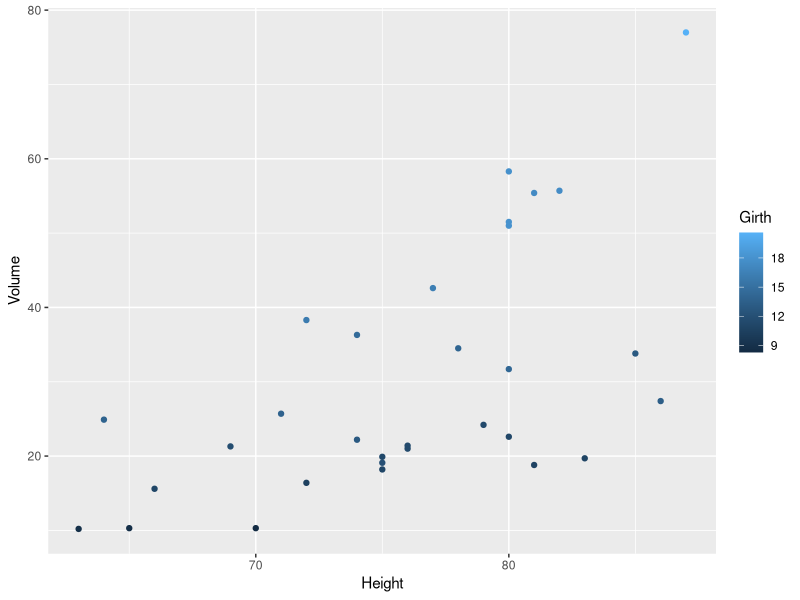
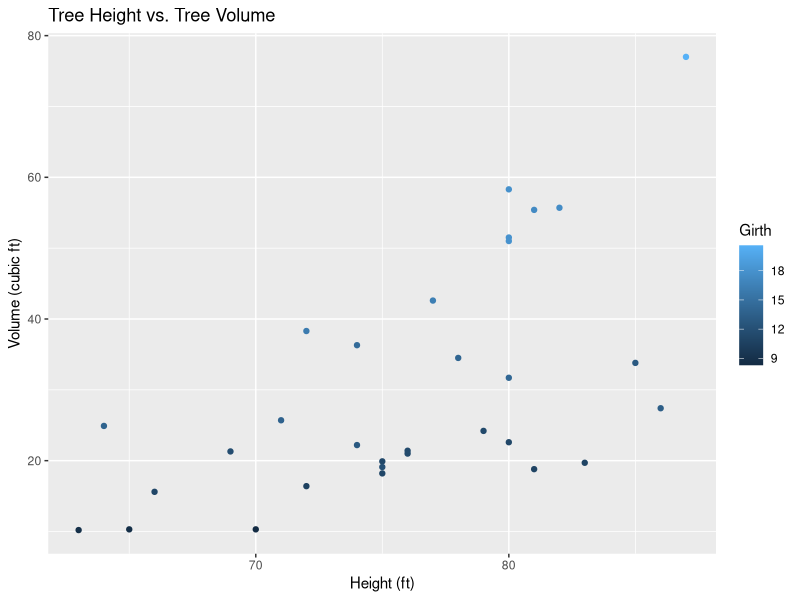
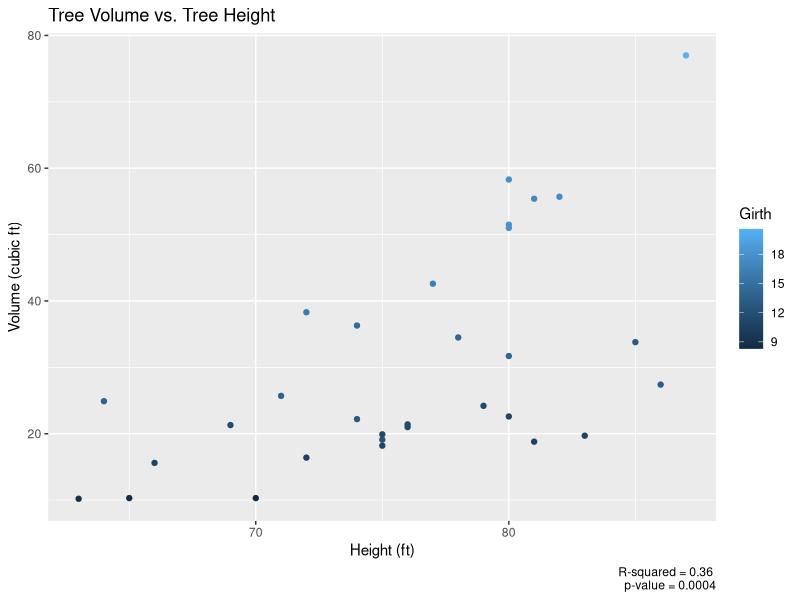
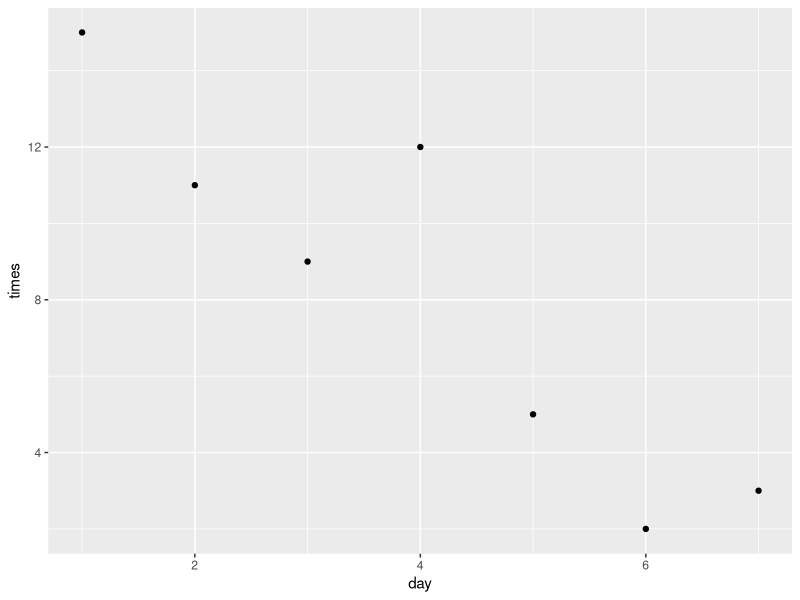
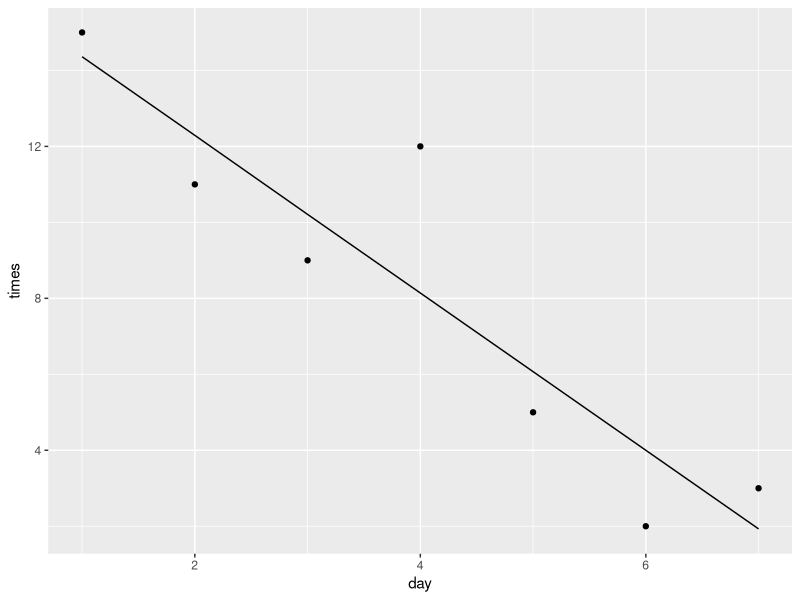
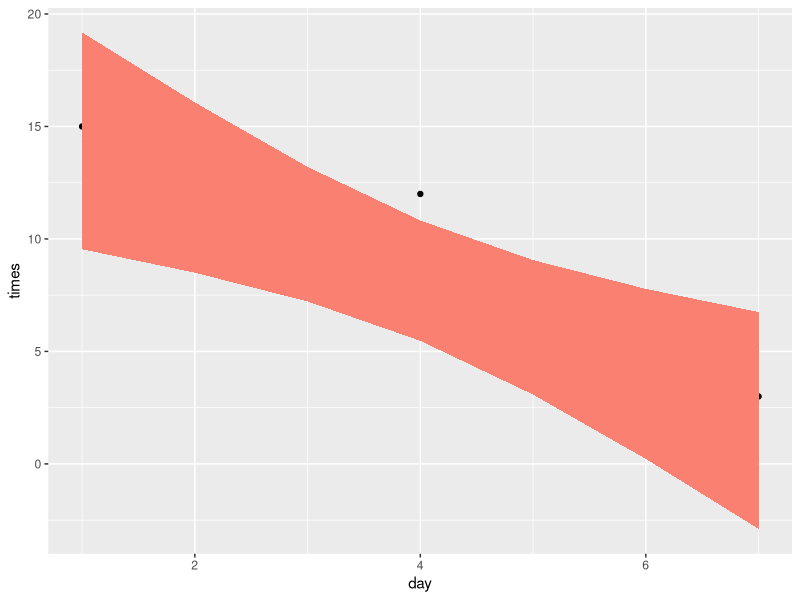
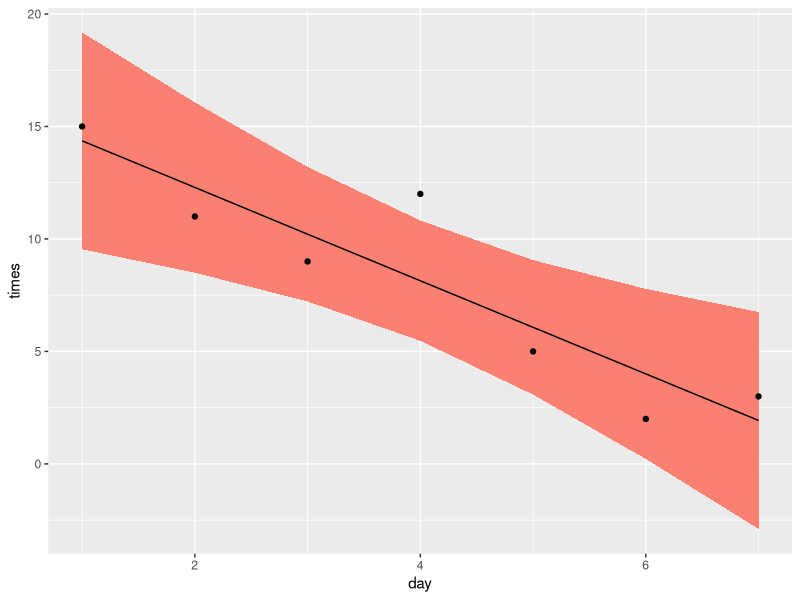
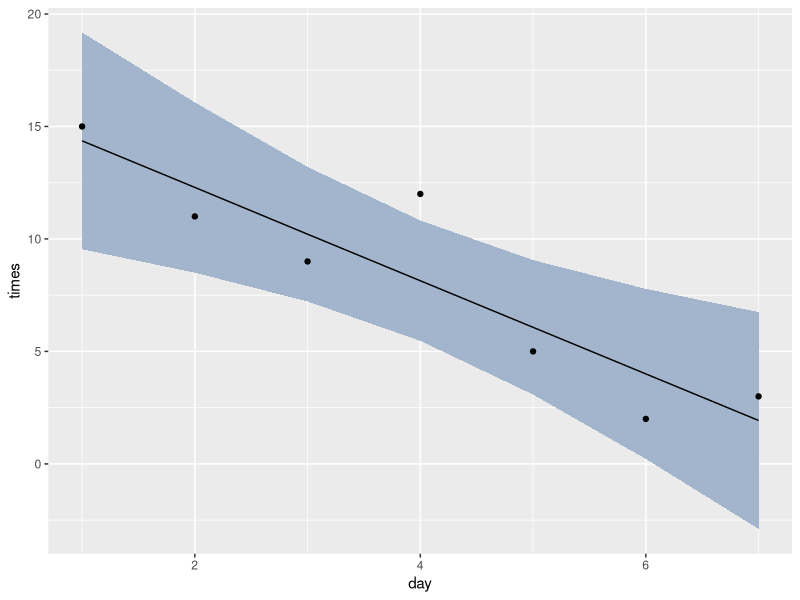

These charts were generated, in order, by the following R code:
## ---- chunk 1
knitr::opts_chunk$set(echo = TRUE)
library(ggplot2)
library(MASS)
library(tidyverse)
## ---- chunk 2
data(trees)
ggplot(data=trees,
     mapping=aes(x=Height, y=Volume, color=Girth))+
geom_point()
## ---- chunk 3
data(trees)
ggplot(data=trees,
     mapping=aes(x=Height, y=Volume, color=Girth))+
geom_point()+
  labs(x="Height (ft)", y="Volume (cubic ft)", title="Tree Height vs. Tree Volume")
## ---- chunk 4
ggplot(data=trees,
     mapping=aes(x=Height, y=Volume, color=Girth))+
geom_point()+
  labs(x="Height (ft)", y="Volume (cubic ft)", title="Tree Volume vs. Tree Height", caption="R-squared = 0.36 
       p-value = 0.0004")

## ---- chunk 5
Rosy <- data.frame(
  times = c(15, 11, 9, 12, 5, 2, 3),
  day   = 1:7,
  yhat  = c(14.36, 12.29, 10.21, 8.14, 6.07, 4.00,  1.93),
  lwr   = c( 9.54,  8.5,   7.22, 5.47, 3.08, 0.22, -2.89),
  upr   = c(19.18, 16.07, 13.2, 10.82, 9.06, 7.78,  6.75))
## ---- chunk 6
ggplot(data=Rosy,
     mapping=aes(x=day, y=times))+
geom_point()
## ---- chunk 7
ggplot(data=Rosy,
     mapping=aes(x=day, y=times))+
geom_point()+
  geom_line(aes(y=yhat))
## ---- chunk 8
ggplot(Rosy, aes(x=day)) +
  geom_point(aes(y=times)) +
  geom_line( aes(y=yhat)) +
  geom_ribbon( aes(ymin=lwr, ymax=upr), fill='salmon')
## ---- chunk 9
ggplot(Rosy, aes(x=day)) +
  geom_ribbon( aes(ymin=lwr, ymax=upr), fill='salmon')+
  geom_point(aes(y=times)) +
  geom_line( aes(y=yhat)) 
## ---- chunk 10
ggplot(Rosy, aes(x=day)) +
  geom_ribbon( aes(ymin=lwr, ymax=upr), fill='lightsteelblue3')+
  geom_point(aes(y=times)) +
  geom_line( aes(y=yhat)) 
## ---- chunk 11
ggplot(Rosy, aes(x=day)) +
  geom_ribbon( aes(ymin=lwr, ymax=upr), fill='lightsteelblue3')+
  geom_point(aes(y=times)) +
  geom_line( aes(y=yhat))+
  labs(x="Days Since Learning the Game", y="Number of Times Plaed per Day", title = "Ring around the Rosy")
## ---- chunk 12
data("birthwt")
## ---- chunk 13
library(tidyverse)
data('birthwt', package='MASS')
birthwt <- birthwt %>% mutate(
  race  = factor(race,  labels=c('White','Black','Other')),
  smoke = factor(smoke, labels=c('No Smoke', 'Smoke')))
## ---- chunk 14
ggplot(data=birthwt,
     mapping=aes(x=bwt))+
geom_histogram()
## ---- chunk 15
ggplot(data=birthwt,
     mapping=aes(x=bwt))+
geom_histogram()+
facet_grid( rows = vars(smoke))
## ---- chunk 16
ggplot(data=birthwt,
     mapping=aes(x=bwt))+
geom_histogram()+
facet_grid( smoke ~ race)
## ---- chunk 17
ggplot(data=birthwt,
     mapping=aes(x=bwt, y=..density..))+
geom_histogram()+
facet_grid( rows = vars(smoke))
## ---- chunk 18
ggplot(data=birthwt,
     mapping=aes(x=bwt, y=..density..))+
geom_histogram()+
facet_grid( rows = vars(smoke))+
  geom_density()
## ---- chunk 19
ggplot(data=birthwt,
     mapping=aes(x=bwt, y=..density..))+
geom_histogram(fill='cornsilk', color='grey60')+
facet_grid( rows = vars(smoke))+
  geom_density()
## ---- chunk 20
ggplot(data=birthwt,
     mapping=aes(x=bwt, y=..density..))+
  geom_density()+
geom_histogram(fill='cornsilk', color='grey60')+
facet_grid( rows = vars(smoke))
## ---- chunk 21
ggplot(data=birthwt,
     mapping=aes(x=bwt))+
geom_histogram()+
facet_grid( cols = vars(smoke))
## ---- chunk 22
ggplot(data=ChickWeight, 
       mapping=aes(x = Time, y = weight, color =Diet)) +
  geom_point(size = 0.5) +
  facet_wrap(~ Chick, ncol = 10)
## ---- chunk 23
ggplot(ChickWeight, aes(x=Time, y=weight, group=Chick )) +
  geom_point() + geom_line() +
  facet_grid( ~ Diet) 
